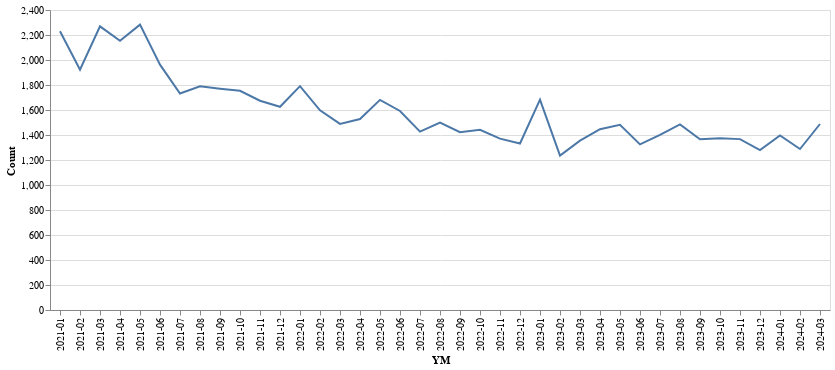

Write notebook code for a chart like this one.
### Code cell
df_plot = (
    df_ph.with_columns(
        pl.col("CreationDate").cast(pl.Datetime),
        pl.col("LastActivityDate").cast(pl.Datetime),
    )
    .with_columns(pl.col("CreationDate").dt.strftime("%Y-%m").alias("YM"))
    # .filter(pl.col("Tags").str.contains("java"))
    .group_by("YM")
    .agg(pl.len().alias("Count"))
    .sort("YM")
)
df_plot.plot.line(x="YM", y="Count")

### Figure 1 — Vega-Lite specification as saved in the notebook (floating-point values rounded to 4 significant figures)
{"config": {"view": {"continuousWidth": 300, "continuousHeight": 300}}, "data": {"name": "data-025776561ab6cc1d4ab5ba0622f1a5b1"}, "mark": {"type": "line", "tooltip": true}, "encoding": {"x": {"field": "YM", "type": "nominal"}, "y": {"field": "Count", "type": "quantitative"}}, "params": [{"name": "param_4", "select": {"type": "interval", "encodings": ["x", "y"]}, "bind": "scales"}], "$schema": "https://vega.github.io/schema/vega-lite/v5.20.1.json", "datasets": {"data-025776561ab6cc1d4ab5ba0622f1a5b1": [{"YM": "2021-01", "Count": 2230}, {"YM": "2021-02", "Count": 1923}, {"YM": "2021-03", "Count": 2269}, {"YM": "2021-04", "Count": 2154}, {"YM": "2021-05", "Count": 2283}, {"YM": "2021-06", "Count": 1963}, {"YM": "2021-07", "Count": 1732}, {"YM": "2021-08", "Count": 1789}, {"YM": "2021-09", "Count": 1770}, {"YM": "2021-10", "Count": 1754}, {"YM": "2021-11", "Count": 1674}, {"YM": "2021-12", "Count": 1626}, {"YM": "2022-01", "Count": 1791}, {"YM": "2022-02", "Count": 1597}, {"YM": "2022-03", "Count": 1489}, {"YM": "2022-04", "Count": 1528}, {"YM": "2022-05", "Count": 1681}, {"YM": "2022-06", "Count": 1592}, {"YM": "2022-07", "Count": 1427}, {"YM": "2022-08", "Count": 1500}, {"YM": "2022-09", "Count": 1423}, {"YM": "2022-10", "Count": 1441}, {"YM": "2022-11", "Count": 1371}, {"YM": "2022-12", "Count": 1332}, {"YM": "2023-01", "Count": 1683}, {"YM": "2023-02", "Count": 1235}, {"YM": "2023-03", "Count": 1355}, {"YM": "2023-04", "Count": 1446}, {"YM": "2023-05", "Count": 1481}, {"YM": "2023-06", "Count": 1325}, {"YM": "2023-07", "Count": 1401}, {"YM": "2023-08", "Count": 1485}, {"YM": "2023-09", "Count": 1366}, {"YM": "2023-10", "Count": 1373}, {"YM": "2023-11", "Count": 1367}, {"YM": "2023-12", "Count": 1279}, {"YM": "2024-01", "Count": 1396}, {"YM": "2024-02", "Count": 1288}, {"YM": "2024-03", "Count": 1488}]}}
